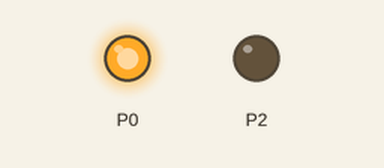
This program was run on a simulated BBC micro:bit running MicroPython. Shown: output pins drawn as LEDs (lit = HIGH).

Above: at 0.1 s.
At 11.1 s:
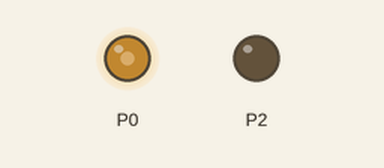
At 22.1 s:
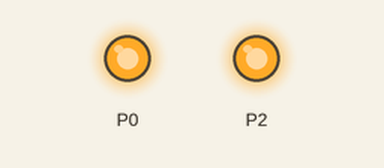
At 39.1 s:
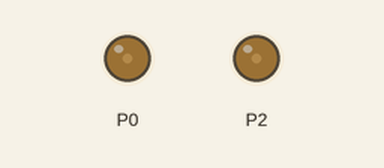
Timing chart, 0 to 40.0 s (numbered marks = the images above):
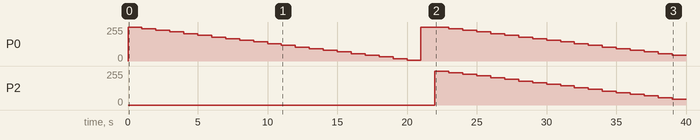

The program:

rgb_led_test.py
```python
#Example demonstrates how to use an rgbled with microbit

# LED
# RGB led used in this project is a Sunfounder product.
# The led uses 3 pins(r,g,b) and a 3volts input
# In this example, pin 0 is blue, pin 1 is green and pin2 is red

from microbit import *


# WTH??? my pin input and output is reversed.  0 outputs, 1 inputs digital
# and the same for analog: 1023 is low, 1 is high?


# Decrement x from 1023 to zero.  This will gradually increase LED brightness
# This loop is a simpe test for the blue color
x = 1023
while x > 0:
    pin0.write_analog(x)
    sleep(1000)
    x = x - 50

# Clear pin 0 (ie, turn out the light)
pin0.write_analog(1023)
sleep(1000)

# Again, decrementing to gradually increase led brightness
# Both red and blue used in tandem to obtain a purple/magenta color
x = 1023
while x > 0:
    pin2.write_analog(x)
    pin0.write_analog(x)
    sleep(1000)
    x = x - 50

# Clear pins 2 and 0
pin2.write_analog(1023)
pin0.write_analog(1023)
```

Measured:
- by itself, P0: ramps from 255/255 to 6/255 and jumps back, once every 21.0 s
- by itself, P2: 0/255 → 255/255 at 22.0 s, → 243/255 1.0 s later, → 230/255 1.0 s later, → 218/255 1.0 s later, … (18 changes in this stretch)
